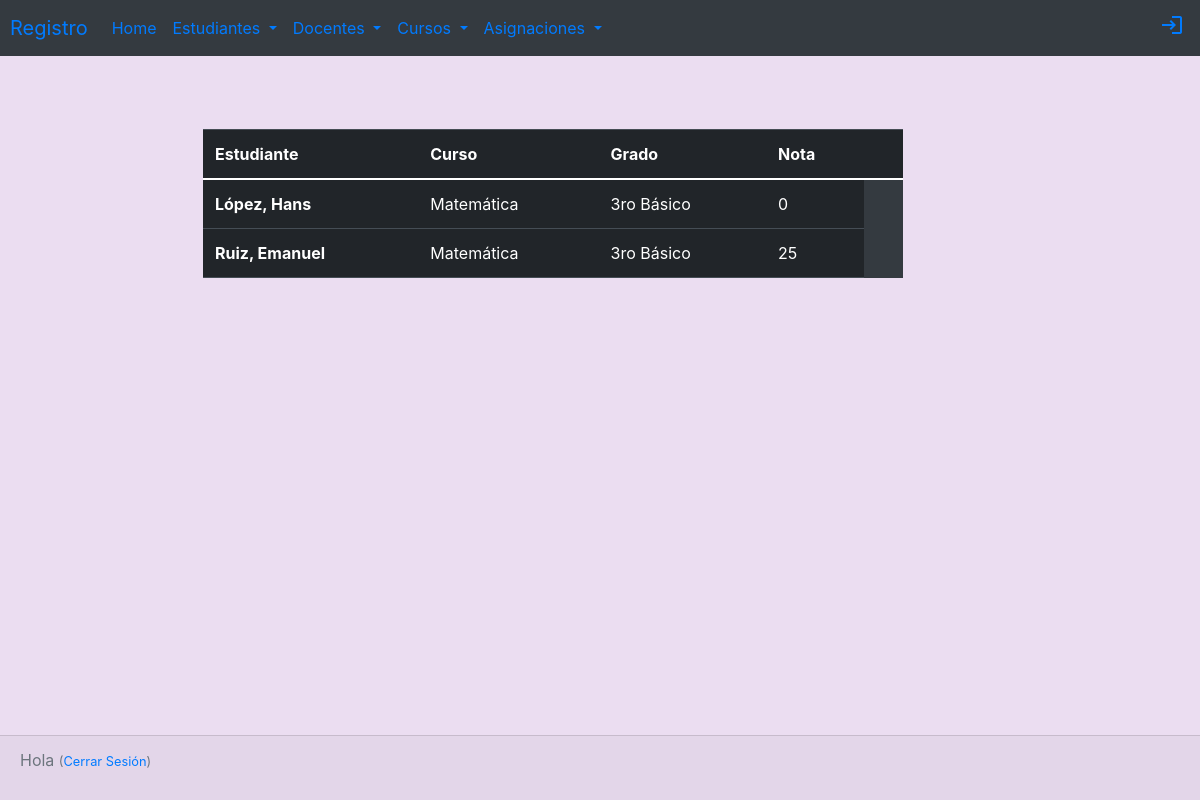
The page /asignaciones/ on the database as committed earlier.
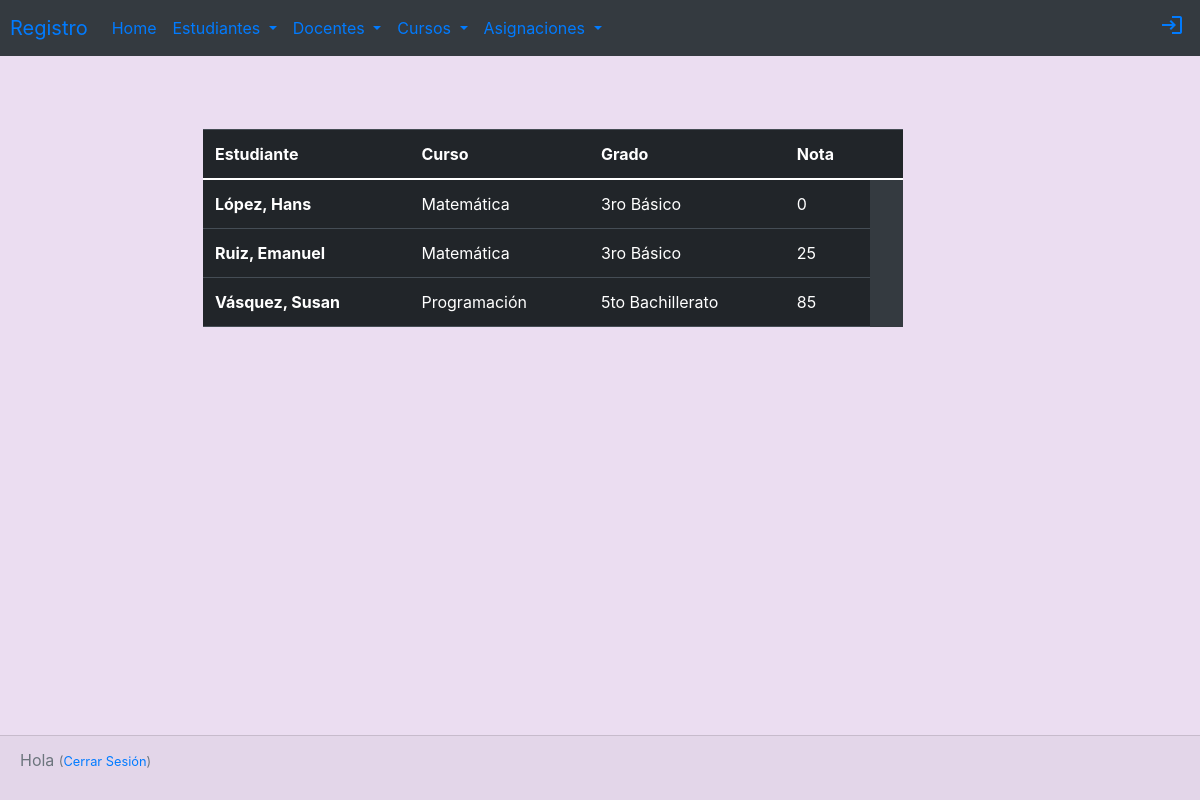
The same page on the database as committed later.
### registro/models.py (models this page shows, shortened)
class Asignacion(models.Model):
    cod = models.CharField(max_length=25)
    estudiate= models.ForeignKey(Estudiante, related_name='Estudiante', on_delete=models.CASCADE)
    curso= models.ForeignKey(Curso, related_name='Curso',on_delete=models.CASCADE)
    nota = models.CharField(max_length=3)

class Estudiante(models.Model):
    nombres= models.CharField(max_length=100)
    apellidos= models.CharField(max_length=100)
    fecha_nac= models.DateField()
    noCarnet= models.CharField(max_length=10)
    grado= models.ForeignKey(Grado, related_name='GradoEst', on_delete=models.CASCADE)
    seccion = models.ForeignKey(Seccion, related_name='Sección', on_delete=models.CASCADE)

class Curso(models.Model):
    codigo= models.CharField(max_length=25)
    nombre=models.CharField(max_length=50)
    docente = models.ForeignKey(Docente, related_name='Docente', on_delete=models.CASCADE)
    grado = models.ForeignKey(Grado, related_name='Grado',on_delete=models.CASCADE)

class Grado(models.Model):
    nombre= models.CharField(max_length=50)
    def __str__(self):
        return self.nombre

### registro/views.py (the view)
# urls.py: path('asignaciones/', views.asignaciones, name='asignaciones'),
def asignaciones(request):
    asignaciones = Asignacion.objects.all().order_by('curso')
    return render(request, 'registro/asignaciones.html', {'asignaciones':asignaciones})

### registro/templates/registro/asignaciones.html (shortened to what this page needs)
{% extends 'registro/base.html' %}
{% block content %}
<div class="container tabla">
    <table class="table table-dark tabla">
      <thead>
        <tr>
          <th scope="col">Estudiante</th>
          <th scope="col">Curso</th>
          <th scope="col">Grado</th>
          <th scope="col">Nota</th>
          <th scope="col"></th>
        </tr>
      </thead>
      <tbody>
      {% for asignacion in asignaciones %}
      <tr>
        <th scope="row">{{asignacion.estudiate.apellidos}}, {{asignacion.estudiate.nombres}}</th>
        <td>{{asignacion.curso.nombre}}</td>
        <td>{{asignacion.curso.grado}}</td>
        <td>{{asignacion.nota}}</td>
      </tr>
      {% endfor %}
    {%endblock %}

Rows that differ between the two databases and show on the page:
added Asignacion: estudiate.apellidos "Vásquez", estudiate.nombres "Susan", curso.nombre "Programación", curso.grado "5to Bachillerato", nota "85"
